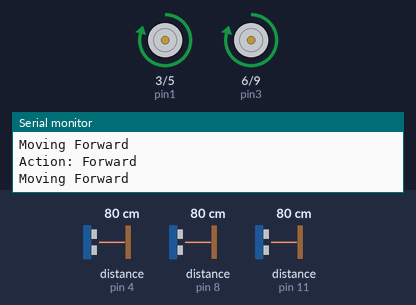
A sketch run on a simulated Arduino Uno, built with avr-gcc and run on an emulated ATmega328P. Parts: motor-driver pin pairs drawn as motors (green arrow = first pin HIGH = forward, orange = second pin HIGH = backward, longer = more drive), the last lines printed to the serial monitor. Wiring (inferred from the names in the program): 3 × ultrasonic range finder: trigger pin 2, echo pin 4 / trigger pin 7, echo pin 8 / trigger pin 10, echo pin 11. The inputs (shaded band) are chosen by the test bench; at power-on: distance to the obstacle (sensors on pin 8, pin 4, pin 11) 80 cm. The echo pulse lasts 58.3 µs per cm.

Above: at 1.2 s.
1.3 s: distance to the obstacle (sensor on pin 8) set to 2 cm
2.9 s: distance to the obstacle (sensor on pin 4) set to 86 cm
At 3.4 s:
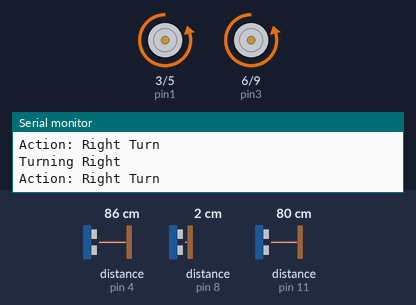
4.4 s: distance to the obstacle (sensor on pin 11) set to 83 cm
7.4 s: distance to the obstacle (sensor on pin 11) set to 89 cm
At 8.5 s:
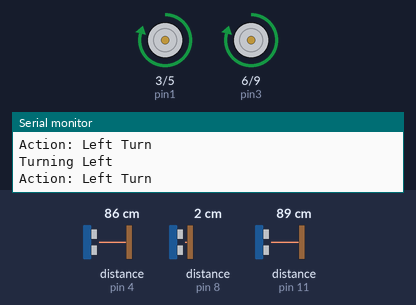
10.4 s: distance to the obstacle (sensor on pin 4) set to 95 cm
At 11.5 s:
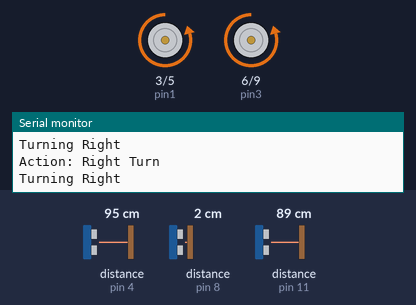
13.4 s: distance to the obstacle (sensor on pin 8) set to 60 cm
At 14.5 s:
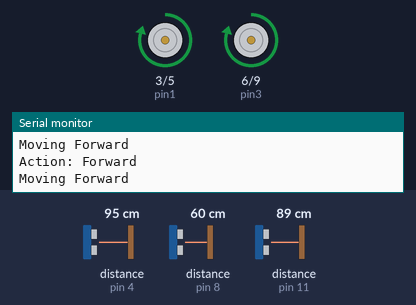
Timing chart, 0 to 16.4 s (numbered marks = the images above; inputs shaded):
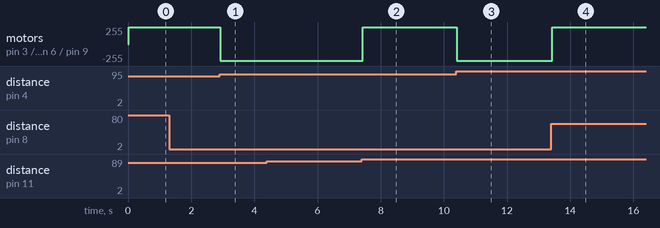

The sketch:

obstacle.ino
```cpp
// Motor speed control for forward-backward and left-right.
int FB_speed = 250, LR_speed = 250;

// Pins to control the direction for motors rotation
int pin1 = 3, pin2 = 5, pin3 = 6, pin4 = 9;

// Ultrasonic sensors pins
//left=1, forward=2, right=3
int trig1 = 2, echo1 = 4, trig2 = 7, echo2 = 8, trig3 = 10, echo3 = 11;

float duration;
float distance1, distance2, distance3;
// Threshold distances for all three sensors
const float set_distance1 = 35, set_distance2 = 35, set_distance3 = 35;

void setup() {
    Serial.begin(9600);
    // Set motor control pins as outputs
    pinMode(pin1, OUTPUT);
    pinMode(pin2, OUTPUT);
    pinMode(pin3, OUTPUT);
    pinMode(pin4, OUTPUT);

    // Set ultrasonic sensor pins
    pinMode(trig1, OUTPUT);
    pinMode(trig2, OUTPUT);
    pinMode(trig3, OUTPUT);
    pinMode(echo1, INPUT);
    pinMode(echo2, INPUT);
    pinMode(echo3, INPUT);

    Serial.println("Setup Complete");
}

void loop() {
    self_driving();
}

void self_driving() {
    // Measure distances from ultrasonic sensors
    distance1 = dist_measure(trig1, echo1);
    distance2 = dist_measure(trig2, echo2);
    distance3 = dist_measure(trig3, echo3);

    // Debugging: Print sensor readings
//    Serial.print("Distance Left: ");
//    Serial.println(distance1);
//    Serial.print("Distance Forward: ");
//    Serial.println(distance2);
//    Serial.print("Distance Right: ");
//    Serial.println(distance3);

    // Make decision based on distances
    if (distance2 > set_distance2) {
        Serial.println("Moving Forward"); // Debugging
        move_forward();              // Forward
    }
    else if (distance1 > set_distance1 && distance1 > distance3) {
        Serial.println("Turning Right"); // Debugging
        turn_right();                // Right turn
    }
    else if (distance3 > set_distance3) {
        Serial.println("Turning Left"); // Debugging
        turn_left();                 // Left turn
    }
    else {
        Serial.println("No Clear Path, Moving Backward"); // Debugging
        move_backward_until_clear();  // No clear path, move backward until there is space
    }
}

void move_forward() {
    analogWrite(pin1, FB_speed);
    analogWrite(pin2, LOW);
    analogWrite(pin3, FB_speed);
    analogWrite(pin4, LOW);

    Serial.println("Action: Forward"); // Debugging
}

void turn_right() {
    analogWrite(pin1, LOW);
    analogWrite(pin2, LR_speed);
    analogWrite(pin3, LOW);
    analogWrite(pin4, LR_speed);

    Serial.println("Action: Right Turn"); // Debugging
}

void turn_left() {
    analogWrite(pin1, LR_speed);
    analogWrite(pin2, LOW);
    analogWrite(pin3, LR_speed);
    analogWrite(pin4, LOW);

    Serial.println("Action: Left Turn"); // Debugging
}

void move_backward_until_clear() {
    while (true) {
        // Measure distances again
        distance1 = dist_measure(trig1, echo1);
        distance3 = dist_measure(trig3, echo3);

        // Debugging: Print distances while moving backward
//        Serial.print("Checking Distances while moving backward - Left: ");
//        Serial.print(distance1);
//        Serial.print(", Right: ");
//        Serial.println(distance3);

        if (distance1 > set_distance1 || distance3 > set_distance3)
            break;

        // Move backward
        analogWrite(pin1, LOW);
        analogWrite(pin2, FB_speed);
        analogWrite(pin3, FB_speed);
        analogWrite(pin4, LOW);

        Serial.println("Action: Reverse"); // Debugging
    }

    // Decide which way to turn after moving backward
    if (distance1 > set_distance1 && distance1 > distance3) {
//        Serial.println("After Reverse, Turning Right"); // Debugging
        turn_right();
    } else if (distance3 > set_distance3) {
//        Serial.println("After Reverse, Turning Left"); // Debugging
        turn_left();
    }
}

float dist_measure(int trig, int echo) {
    duration = 0;
    // Send a pulse to the trigger pin
    digitalWrite(trig, LOW);
    delayMicroseconds(2);
    digitalWrite(trig, HIGH);
    delayMicroseconds(10);
    digitalWrite(trig, LOW);

    // Measure the duration of the pulse on the echo pin
    duration = pulseIn(echo, HIGH);

    // Calculate the distance based on the duration of the pulse
    float distance = ((duration * 0.034) / 2);

//    // Debugging: Print the measured distance
//    Serial.print("Measured Distance for trig ");
//    Serial.print(trig);
//    Serial.print(" and echo ");
//    Serial.print(echo);
//    Serial.print(": ");
//    Serial.println(distance);
//
    return distance;
}
```

Measured:
- the behaviour switches between 80 and 81 cm on distance to the obstacle (sensor on pin 4) (found by bisection; images 0 and 1)
- the behaviour switches between 85 and 86 cm on distance to the obstacle (sensor on pin 11) (found by bisection; images 1 and 2)
- the behaviour switches between 89 and 90 cm on distance to the obstacle (sensor on pin 4) (found by bisection; images 2 and 3)
- after the input at 2.9 s, motor on pin 3 (pin1) / pin 5 (pin2), motor on pin 6 (pin3) / pin 9 (pin4): forward 250/255 → backward 250/255 at once
- after the input at 7.4 s, motor on pin 3 (pin1) / pin 5 (pin2), motor on pin 6 (pin3) / pin 9 (pin4): backward 250/255 → forward 250/255 at once
- after the input at 10.4 s, motor on pin 3 (pin1) / pin 5 (pin2), motor on pin 6 (pin3) / pin 9 (pin4): forward 250/255 → backward 250/255 at once
- after the input at 13.4 s, motor on pin 3 (pin1) / pin 5 (pin2), motor on pin 6 (pin3) / pin 9 (pin4): backward 250/255 → forward 250/255 at once
